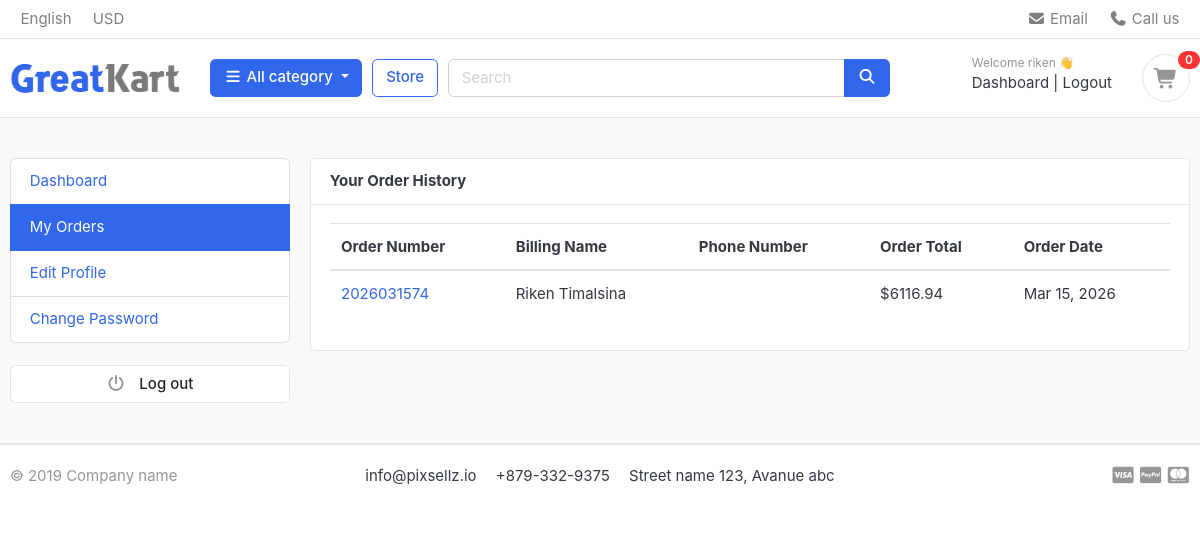
Screenshot of /accounts/my_orders/ (signed in) with the database file from the repository.
### accounts/models.py (models this page shows, shortened)
class Account(AbstractBaseUser):
    first_name = models.CharField(max_length=50)
    last_name = models.CharField(max_length=50)
    username = models.CharField(max_length=50, unique= True)
    email = models.EmailField(max_length=100,  unique=True)
    phone_number = models.CharField(max_length=50)
    date_joined = models.DateTimeField(auto_now_add=True)
    last_login = models.DateTimeField(auto_now_add=True)
    is_admin = models.BooleanField(default=False)
    is_staff = models.BooleanField(default=False)
    is_active = models.BooleanField(default=False)
    is_superadmin = models.BooleanField(default=False)
    USERNAME_FIELD = 'email'
    REQUIRED_FIELDS = ['username','first_name','last_name']
    objects = MyAccountManager()

### orders/models.py (models this page shows, shortened)
class Order(models.Model):
    STATUS = (
        ('New', 'New'),
        ('Accepted', 'Accepted'),
        ('Completed', 'Completed'),
        ('Cancelled', 'Cancelled'),
    )
    user = models.ForeignKey('accounts.Account', on_delete=models.SET_NULL, null=True)
    payment = models.ForeignKey(Payment, on_delete=models.SET_NULL, blank=True, null=True)
    order_number = models.CharField(max_length=20)
    first_name = models.CharField(max_length=50)
    last_name = models.CharField(max_length=50)
    phone = models.CharField(max_length=15)
    email = models.EmailField(max_length=50)
    address_line_1 = models.CharField(max_length=100)
    address_line_2 = models.CharField(max_length=100, blank=True)
    country = models.CharField(max_length=50)
    state = models.CharField(max_length=50)
    city = models.CharField(max_length=50)
    order_note = models.TextField(blank=True)
    order_total = models.FloatField()
    tax = models.FloatField()
    status = models.CharField(max_length=10, choices=STATUS, default='New')
    ip = models.CharField(blank=True, max_length=20)
    is_ordered = models.BooleanField(default=False)
    created_at = models.DateTimeField(auto_now_add=True)
    updated_at = models.DateTimeField(auto_now=True)
    def full_name(self):
        return f'{self.first_name} {self.last_name}'

### accounts/views.py (the view)
# urls.py: path('my_orders/', views.my_orders, name = 'my_orders'),
def my_orders(request):
    orders = Order.objects.filter(user=request.user, is_ordered=True).order_by('-created_at')
    userprofile = UserProfile.objects.get(user_id=request.user.id)
    context = {
        'orders': orders,
        'userprofile': userprofile,
    }
    return render(request, 'accounts/my_orders.html', context)

### carts/context_processor.py (called while the page is built)
def counter(request):
    cart_count = 0
    if 'admin' in request.path:
        return {}
    try:
        if request.user.is_authenticated:
            cart_items = CartItem.objects.filter(user=request.user, is_active=True)
        else:
            cart = Cart.objects.get(cart_id=_cart_id(request))
            cart_items = CartItem.objects.filter(cart=cart, is_active=True)
        for cart_item in cart_items:
            cart_count += cart_item.quantity
    except Cart.DoesNotExist:
        cart_count = 0
    return dict(cart_count=cart_count)

### category/context_processor.py (called while the page is built)
def menu_links(request):
    links = Category.objects.all()
    return dict(links=links)

### category/models.py (called while the page is built)
    def get_url(self):
        return reverse('products_by_category', args=[self.slug])

### templates/accounts/my_orders.html (shortened to what this page needs)
{% extends 'base.html' %}
{% load static %}
{% block content %}
<section class="section-conten padding-y bg">
  <div class="container">
    <div class="row">
      {% include 'includes/dashboard_sidebar.html' %}
      <main class="col-md-9">
        <article class="card">
          <header class="card-header">
            <strong>Your Order History</strong>
          </header>
          <div class="card-body">
            <table class="table table-hover">
              <thead>
                <tr>
                  <th>Order Number</th>
                  <th>Billing Name</th>
                  <th>Phone Number</th>
                  <th>Order Total</th>
                  <th>Order Date</th>
                </tr>
              </thead>
              <tbody>
                {% if orders %}
                  {% for order in orders %}
                  <tr>
                    <td><a href="{% url 'order_detail' order.id %}">{{ order.order_number }}</a></td>
                    <td>{{ order.full_name }}</td>
                    <td>{{ order.phone_number }}</td>
                    <td>${{ order.order_total|floatformat:2 }}</td>
                    <td>{{ order.created_at|date:"M d, Y" }}</td>
                  </tr>
                  {% endfor %}
                {% else %}
                  <tr>
                    <td colspan="5" class="text-center">
                      No orders found 🛒
                    </td>
                  </tr>
                {% endif %}
              </tbody>
            </table>
          </div>
        </article>
      </main>
    </div>
  </div>
</section>
{% endblock %}

### templates/includes/navbar.html (shortened to what this page needs)
{% load static %}
<header class="section-header">
  <nav class="navbar p-md-0 navbar-expand-sm navbar-light border-bottom">
    <div class="container">
      <div class="collapse navbar-collapse" id="navbarTop4">
        <ul class="navbar-nav mr-auto">
          <li class="nav-item dropdown">
            <a href="#" class="nav-link"> English </a>
          </li>
          <li class="nav-item dropdown">
            <a href="#" class="nav-link"> USD </a>
          </li>
        </ul>
        <ul class="navbar-nav">
          <li>
            <a href="#" class="nav-link">
              <i class="fa fa-envelope"></i> Email
            </a>
          </li>
          <li>
            <a href="#" class="nav-link">
              <i class="fa fa-phone"></i> Call us
            </a>
          </li>
        </ul>
      </div>
    </div>
  </nav>
  <section class="header-main border-bottom">
    <div class="container">
      <div class="row align-items-center">
        <div class="col-lg-2 col-md-3 col-6">
          <a href="{% url 'home' %}" class="brand-wrap">
            <img class="logo" src="{% static './images/logo.png' %}" />
          </a>
        </div>
        <div class="col-lg col-sm col-md col-6 flex-grow-0">
          <div class="category-wrap dropdown d-inline-block float-right">
            <button
              type="button"
              class="btn btn-primary dropdown-toggle"
              data-toggle="dropdown"
            >
              <i class="fa fa-bars"></i> All category
            </button>
          </div>
        </div>
        <a href="{% url 'store' %}" class="btn btn-outline-primary">Store</a>
        <div class="col-lg col-md-6 col-sm-12 col">
          <form action="{% url 'search' %}" method = 'GET' class="search">
            <div class="input-group w-100">
              <input type="text" class="form-control" style="width: 60%" placeholder="Search" name = 'keyword'>
              <div class="input-group-append">
                <button class="btn btn-primary" type="submit">
                  <i class="fa fa-search"></i>
                </button>
              </div>
            </div>
          </form>
        </div>
        <div class="col-lg-3 col-sm-6 col-8 order-2 order-lg-3">
          <div class="d-flex justify-content-end mb-3 mb-lg-0">
              {% if user.is_authenticated %}
              <div class="widget-header">
                <small class="title text-muted">Welcome {{ user.first_name }} 👋</small>
                <div>
                  <a href="{% url 'dashboard' %}">Dashboard</a>
                  <span class="dark-transp"> | </span>
                  <a href="{% url 'logout' %}">Logout</a>
                </div>
              </div>
              {% endif %}
            <a href="{% url 'cart' %}" class="widget-header pl-3 ml-3">
              <div class="icon icon-sm rounded-circle border">
                <i class="fa fa-shopping-cart"></i>
              </div>
              <span class="badge badge-pill badge-danger notify">{{cart_count}}</span>
            </a>
          </div>
        </div>
      </div>
    </div>
  </section>
</header>

### static/css/ui.css (style rules this page uses)
html { font-family: "Inter", sans-serif; font-size: 15px; }
.icon-xs, .icon-sm, .icon-md, .icon-lg { display: inline-block; text-align: center; flex-shrink: 0; flex-grow: 0; }
.icon-sm { width: 48px; height: 48px; line-height: 48px !important; font-size: 20px; }
.padding-y { padding-top: 40px; padding-bottom: 40px; }
article:after, .form-group:after { display: block; clear: both; content: ""; }
.bg { background-color: #f8f9fa; }
.header-main { position: relative; padding-top: 1rem; padding-bottom: 1rem; }
.brand-wrap .logo, .navbar-brand .logo { margin-right: 7px; max-height: 42px; display: inline-block; }
.widget-header { display: inline-block; vertical-align: middle; position: relative; }
.widget-header a { color: #343a40; }
.widget-header i { color: #969696; }
.widget-header .title { display: block; }
.widget-header .notify { position: absolute; top: -3px; right: -10px; }
.notify { position: absolute; top: -4px; right: -10px; display: inline-block; padding: 0.25em 0.6em; font-size: 12px; line-height: 1; text-align: center; border-radius: 3rem; color: #fff; background-color: #fa3434; }

### rows the page displays
Account: first_name "riken"
Order: order_number "2026031574", full_name "Riken Timalsina", order_total "6116.94", created_at "Mar 15, 2026"

### other values shown
{{ cart_count }} "0"
